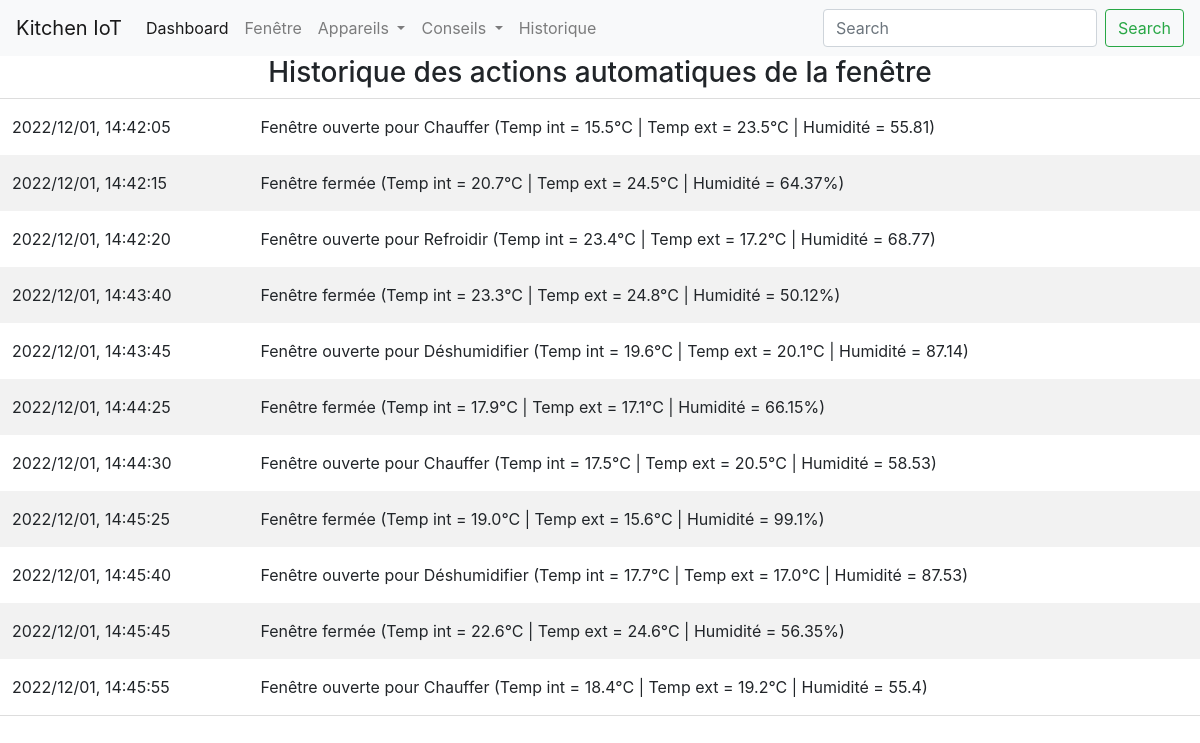
Before: /window/ with the older database file.
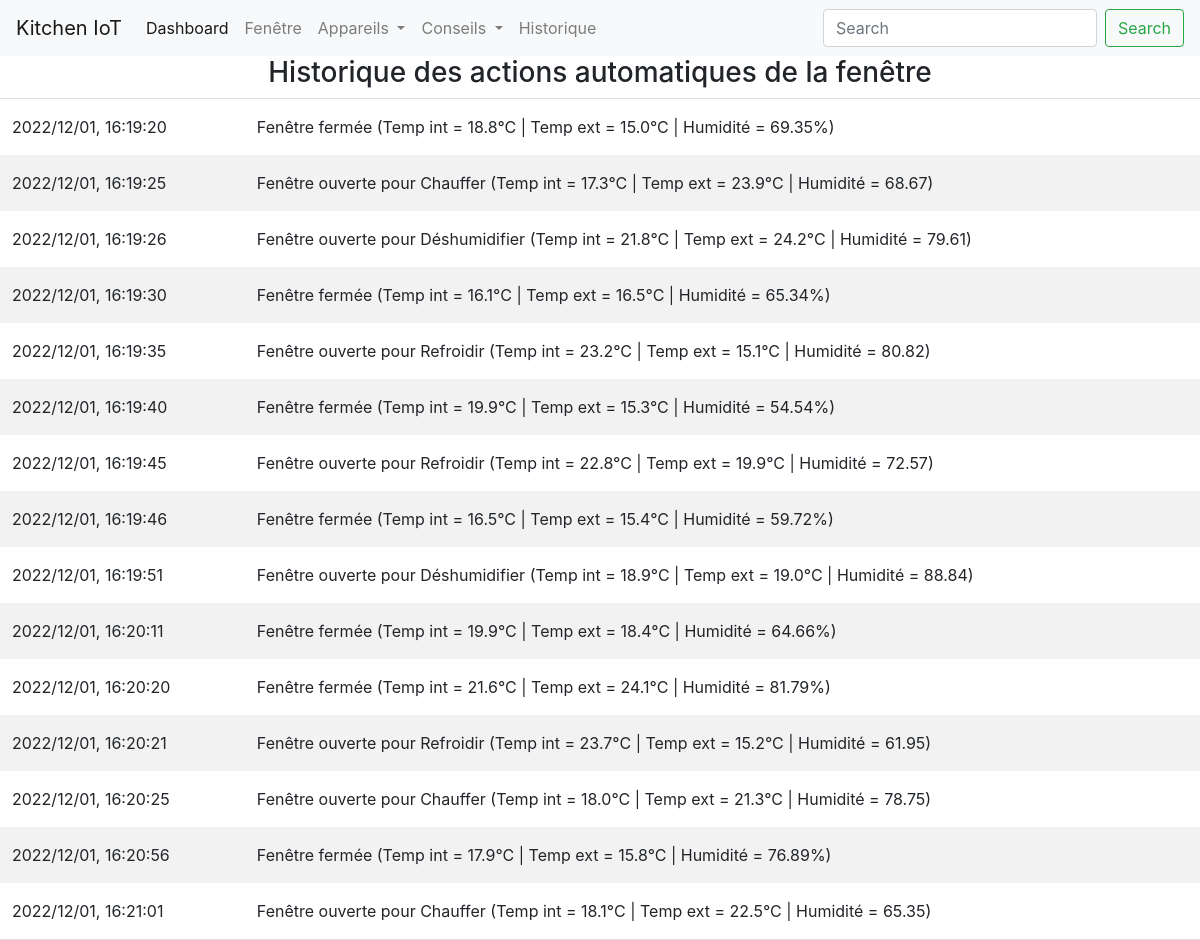
After: the same page with the newer database file.
### app/models.py (models this page shows, shortened)
class WindowLog(db.Model):
    __tablename__ = "window_log"
    id = db.Column(db.Integer, primary_key=True, autoincrement=True)
    action = db.Column(db.String, nullable=False)
    datetime = db.Column(db.DateTime, nullable=False)
    def get_serializable_action(self):
        return {"datetime":self.datetime.strftime("%Y/%m/%d, %H:%M:%S"), "action":self.action}

### app/routes.py (the view)
@app.route("/window/")
def window():
    with app.app_context():
        log = list(map(lambda x: x.get_serializable_action(), list(WindowLog.query.all())))
    return render_template("window/log.html", log=log)

### app/templates/window/log.html (shortened to what this page needs)
{% extends "index.html" %}
{% block content %}
<head>
    <link rel="stylesheet" href="{{url_for('static', filename='css/window.css')}}" />
</head>
<body>
<div class="main">
        <h3 style="text-align: center;">Historique des actions automatiques de la fenêtre</h3>
        <table id="window_log">
            {% for action in log %}
            <tr>
                <td>{{action["datetime"]}}</td>
                <td>{{action["action"]}}</td>
            </tr>
            {% endfor %}
        </table>
    </div>
</body>
{% endblock %}

### app/templates/index.html (shortened to what this page needs)
<!DOCTYPE html>
<html lang="en">
<head>
    <link rel="stylesheet" href="https://stackpath.bootstrapcdn.com/bootstrap/4.4.1/css/bootstrap.min.css"
>
</head>
<body>
    <nav class="navbar navbar-expand-lg navbar-light bg-light">
        <a class="navbar-brand" href="#">Kitchen IoT</a>
        <div class="collapse navbar-collapse" id="navbarSupportedContent">
            <ul class="navbar-nav mr-auto">
                <li class="nav-item active">
                    <a class="nav-link" href="/">Dashboard <span class="sr-only">(current)</span></a>
                </li>
                <li class="nav-item">
                <li class="nav-item">
                    <a class="nav-link" href="/window">Fenêtre</a>
                </li>
                <li class="nav-item dropdown">
                    <a class="nav-link dropdown-toggle" href="#" id="navbarDropdown" role="button" data-toggle="dropdown"
                       aria-haspopup="true" aria-expanded="false">
                        Appareils
                    </a>
                </li>
                <li class="nav-item dropdown">
                    <a class="nav-link dropdown-toggle" href="#" id="navbarDropdown" role="button" data-toggle="dropdown"
                       aria-haspopup="true" aria-expanded="false">
                        Conseils
                    </a>
                </li>
                <li class="nav-item">
                    <a class="nav-link " href="/energy_history">Historique</a>
                </li>
            </ul>
            <form class="form-inline my-2 my-lg-0">
                <input class="form-control mr-sm-2" type="search" placeholder="Search" aria-label="Search">
                <button class="btn btn-outline-success my-2 my-sm-0" type="submit">Search</button>
            </form>
        </div>
    </nav>
    {% block content %}
    {% endblock %}
</body>

### app/static/css/window.css (style rules this page uses)
* { box-sizing: border-box; }
.main { margin-left:-5px; margin-right:-5px; }
table { border-collapse: collapse; border-spacing: 0; width: 100%; border: 1px solid #ddd; }
th, td { text-align: left; padding: 16px; }
tr:nth-child(even) { background-color: #f2f2f2; }

Changed rows visible on the page:
changed WindowLog: datetime "2022/12/01, 14:42:05" → "2022/12/01, 16:19:20"; action "Fenêtre ouverte pour Chauffer (Temp int = 15.5°C | Temp ext = 23.5°C | Humidité = 55.81)" → "Fenêtre fermée (Temp int = 18.8°C | Temp ext = 15.0°C | Humidité = 69.35%)"
changed WindowLog: datetime "2022/12/01, 14:42:15" → "2022/12/01, 16:19:25"; action "Fenêtre fermée (Temp int = 20.7°C | Temp ext = 24.5°C | Humidité = 64.37%)" → "Fenêtre ouverte pour Chauffer (Temp int = 17.3°C | Temp ext = 23.9°C | Humidité = 68.67)"
changed WindowLog: datetime "2022/12/01, 14:42:20" → "2022/12/01, 16:19:26"; action "Fenêtre ouverte pour Refroidir (Temp int = 23.4°C | Temp ext = 17.2°C | Humidité = 68.77)" → "Fenêtre ouverte pour Déshumidifier (Temp int = 21.8°C | Temp ext = 24.2°C | Humidité = 79.61)"
changed WindowLog: datetime "2022/12/01, 14:43:40" → "2022/12/01, 16:19:30"; action "Fenêtre fermée (Temp int = 23.3°C | Temp ext = 24.8°C | Humidité = 50.12%)" → "Fenêtre fermée (Temp int = 16.1°C | Temp ext = 16.5°C | Humidité = 65.34%)"
changed WindowLog: datetime "2022/12/01, 14:43:45" → "2022/12/01, 16:19:35"; action "Fenêtre ouverte pour Déshumidifier (Temp int = 19.6°C | Temp ext = 20.1°C | Humidité = 87.14)" → "Fenêtre ouverte pour Refroidir (Temp int = 23.2°C | Temp ext = 15.1°C | Humidité = 80.82)"
changed WindowLog: datetime "2022/12/01, 14:44:25" → "2022/12/01, 16:19:40"; action "Fenêtre fermée (Temp int = 17.9°C | Temp ext = 17.1°C | Humidité = 66.15%)" → "Fenêtre fermée (Temp int = 19.9°C | Temp ext = 15.3°C | Humidité = 54.54%)"
changed WindowLog: datetime "2022/12/01, 14:44:30" → "2022/12/01, 16:19:45"; action "Fenêtre ouverte pour Chauffer (Temp int = 17.5°C | Temp ext = 20.5°C | Humidité = 58.53)" → "Fenêtre ouverte pour Refroidir (Temp int = 22.8°C | Temp ext = 19.9°C | Humidité = 72.57)"
changed WindowLog: datetime "2022/12/01, 14:45:25" → "2022/12/01, 16:19:46"; action "Fenêtre fermée (Temp int = 19.0°C | Temp ext = 15.6°C | Humidité = 99.1%)" → "Fenêtre fermée (Temp int = 16.5°C | Temp ext = 15.4°C | Humidité = 59.72%)"
changed WindowLog: datetime "2022/12/01, 14:45:40" → "2022/12/01, 16:19:51"; action "Fenêtre ouverte pour Déshumidifier (Temp int = 17.7°C | Temp ext = 17.0°C | Humidité = 87.53)" → "Fenêtre ouverte pour Déshumidifier (Temp int = 18.9°C | Temp ext = 19.0°C | Humidité = 88.84)"
changed WindowLog: datetime "2022/12/01, 14:45:45" → "2022/12/01, 16:20:11"; action "Fenêtre fermée (Temp int = 22.6°C | Temp ext = 24.6°C | Humidité = 56.35%)" → "Fenêtre fermée (Temp int = 19.9°C | Temp ext = 18.4°C | Humidité = 64.66%)"
changed WindowLog: datetime "2022/12/01, 14:45:55" → "2022/12/01, 16:20:20"; action "Fenêtre ouverte pour Chauffer (Temp int = 18.4°C | Temp ext = 19.2°C | Humidité = 55.4)" → "Fenêtre fermée (Temp int = 21.6°C | Temp ext = 24.1°C | Humidité = 81.79%)"
added WindowLog: datetime "2022/12/01, 16:20:21", action "Fenêtre ouverte pour Refroidir (Temp int = 23.7°C | Temp ext = 15.2°C | Humidité = 61.95)"
added WindowLog: datetime "2022/12/01, 16:20:25", action "Fenêtre ouverte pour Chauffer (Temp int = 18.0°C | Temp ext = 21.3°C | Humidité = 78.75)"
added WindowLog: datetime "2022/12/01, 16:20:56", action "Fenêtre fermée (Temp int = 17.9°C | Temp ext = 15.8°C | Humidité = 76.89%)"
added WindowLog: datetime "2022/12/01, 16:21:01", action "Fenêtre ouverte pour Chauffer (Temp int = 18.1°C | Temp ext = 22.5°C | Humidité = 65.35)"
